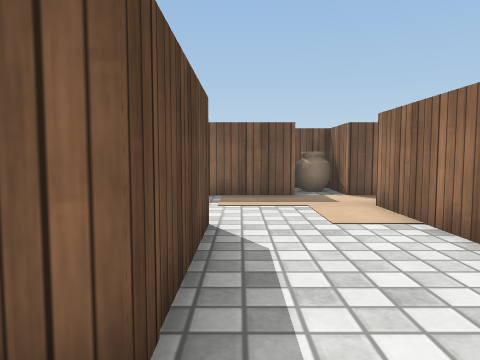
view 1 (above)

22 first-person views from a walk through a Unity game level. The camera is 0.55 m above the floor, tilts 4° down and sees 70° across. The floor is counted in squares, 0.5 m on a side. Each view is taken from the middle of a square. On the plan, view 1 faces up. The plan holds only what a view shows up to about 13 squares ahead; the rest is blank. The place goes on beyond the plan. Surface patterns are stand-ins for the level's own textures.

view 2
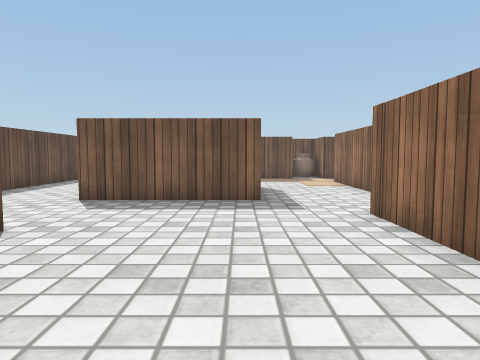

view 3
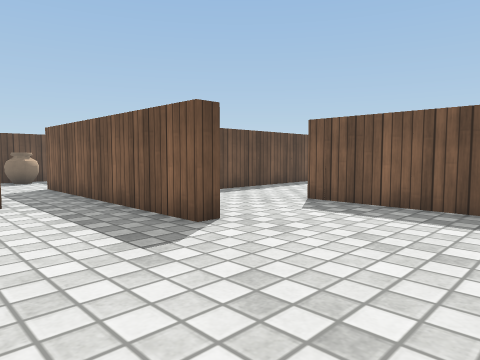

view 4
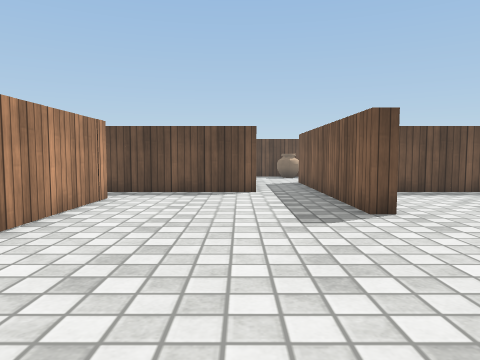

view 5
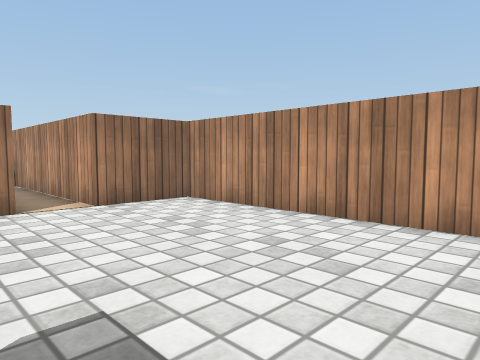

view 6
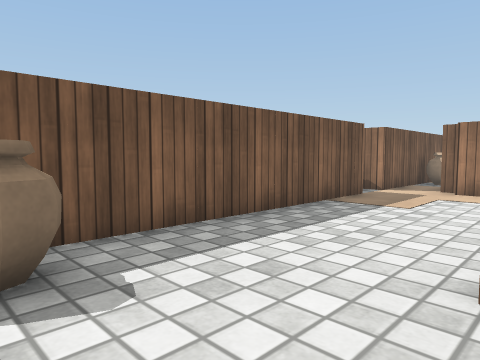

view 7
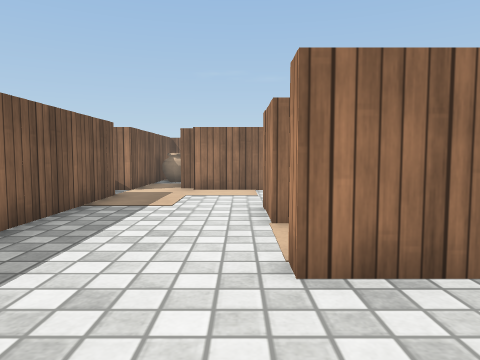

view 8
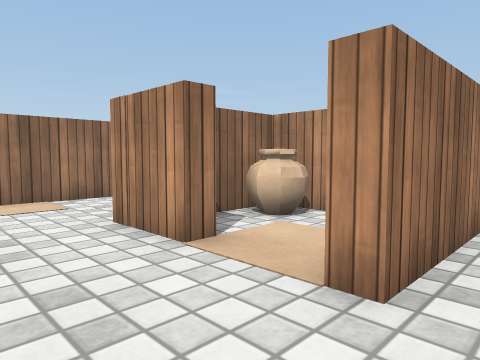

view 9
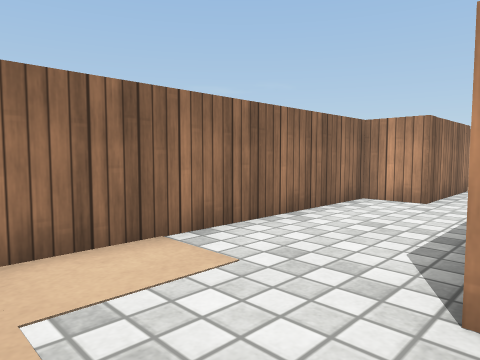

view 10
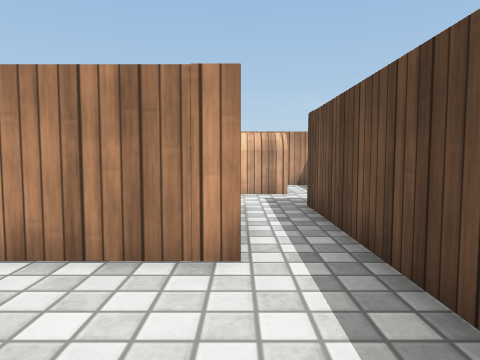

view 11
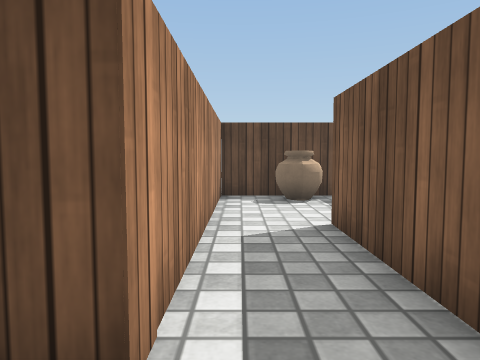

view 12
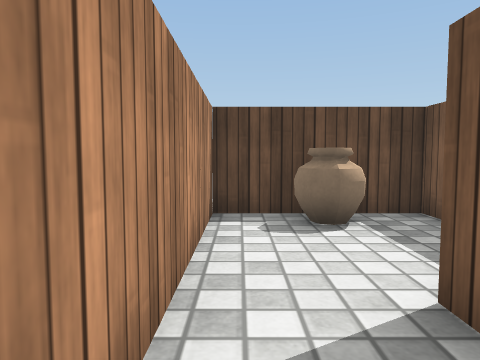

view 13
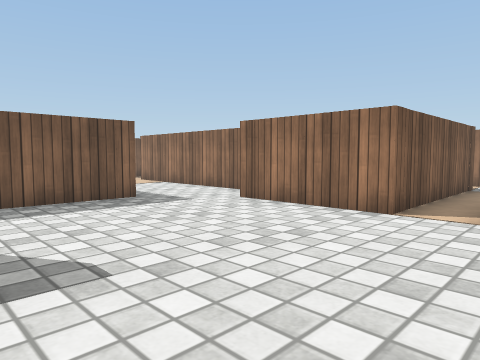

view 14
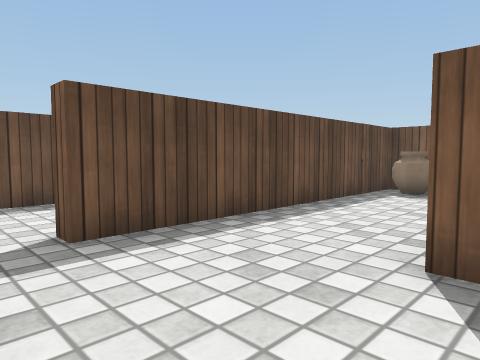

view 15
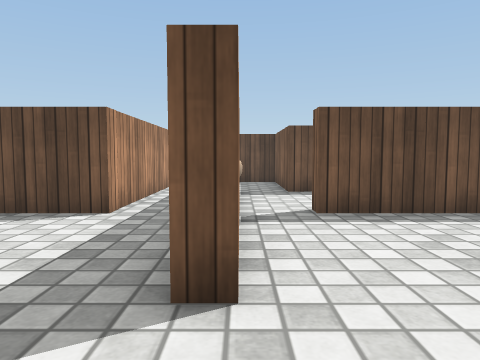

view 16
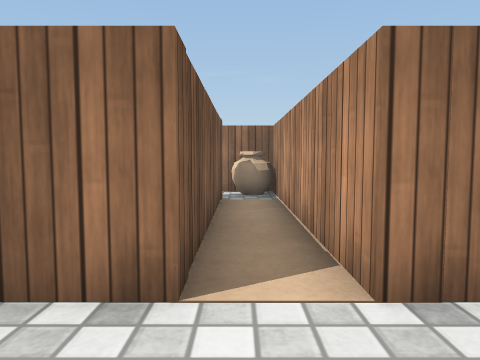

view 17
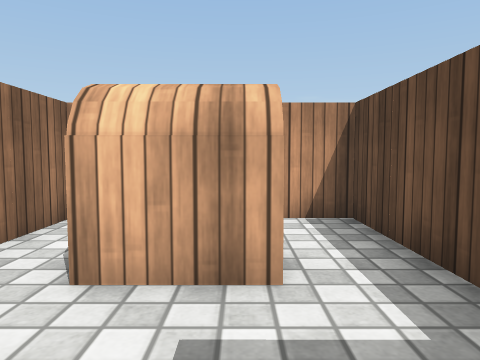

view 18
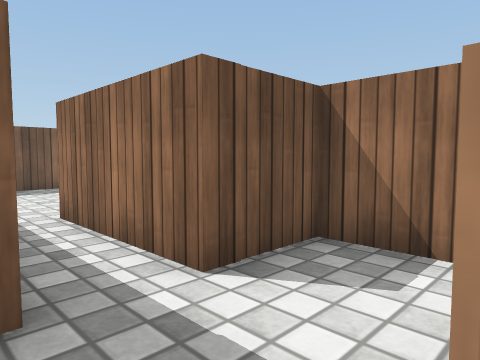

view 19
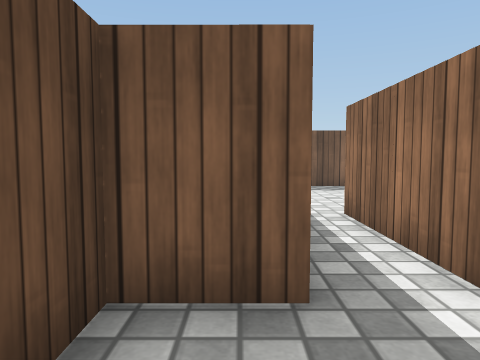

view 20
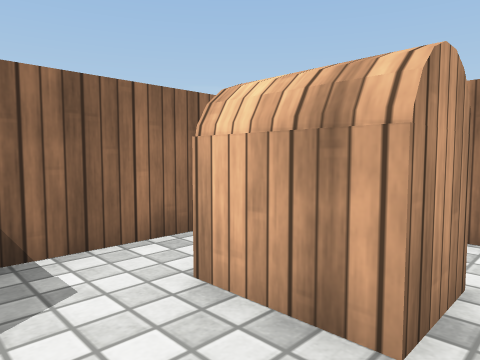

view 21
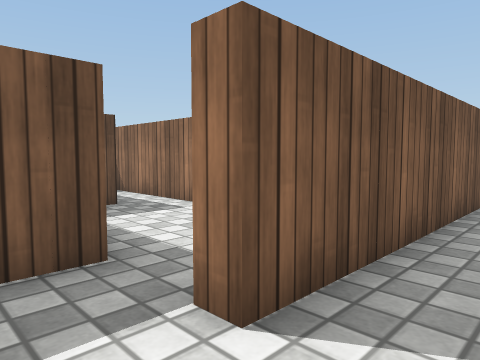

view 22
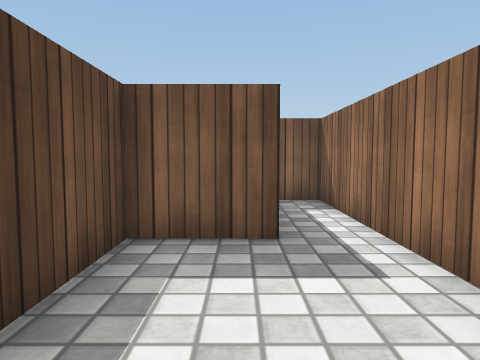

### Floor plan
Points are (right, up) in squares from view 1. A wall is a line through its corners. A room is listed if a view was taken in it or the views show most of it. See-through windows are left out.
Room 1 (views 1, 2, 3, 4, 5, 6, 7, 8, 9, 10, 11, 12, 13, 14, 15, 16, 21)
walls: (-4.5, -2) (-4.5, -2.5) (-12.5, -2.5) (-12.5, -2); (-1, 2) (-1, 3.8); (-2.4, 2.8) (-2.3, 3); (-5, 2.1) (-5, 5.5) (-4.5, 5.5); (-2.5, 3) (-1.6, 3.3); (-2.5, 4.9) (-2.5, 5.5) (-0.5, 5.5) (-0.5, 1.5) (-5.1, 1.5); (-7, 8.2) (-7.5, 8) (-7.9, 8.2); (-7, -8.5) (1.5, -8.5) (1.5, -6) (9.3, -6); (3.5, 7.5) (3.5, 8); (1.6, 9.5) (-8.5, 9.5) (-8.5, -0.5) (-9.1, -0.5); (2.8, 10.3) (2.2, 10.1); (8.1, -4.5) (1.5, -4.5) (1.5, -0.5) (3, -0.5) (3, 7.5); (-15, -2.2) (-15.3, -2.9); (6, 9.5) (3, 9.5); (-16.5, -2.5) (-16.5, -4.5) (-8.5, -4.5) (-8.5, -8.5)
low walls: (-2.2, 2.3) (-2.5, 3); (-2.2, 3.3) (-1.9, 3.4); (-6.9, 8.6) (-7, 8.2); (2.2, 10.1) (1.9, 10.3); (8.2, -5.4) (8.4, -4.9); (-15.3, -2.1) (-15.1, -2.4); (6, 8.7) (6.2, 9.1); (-15.3, -2.9) (-15.8, -3.1)
ways out: opening at (-8, -9) to room 2; opening at (-13.5, -2) to room 3; opening at (-9, -1) to room 3
objects: other object (-3, 5); other object (0, 9) to (1, 9); other object (3, -5); other object (3, 6); other object (3, 9); other object (4, -5) to (5, -5); other object (5, 9); other object (6, -5) to (7, -5)
Room 2 (views 17, 18, 19, 20)
walls: (-5, -18) (-5, -12.5) (-7, -12.5) (-7, -8.5); (-8.5, -8.5) (-8.5, -12.5) (-10, -12.5) (-10, -18) (-8, -18)
ways out: opening at (-8, -9) to room 1
objects: chest (-8, -16) to (-7, -15)
Room 3 (view 22)
walls: (-9, 1.8) (-9, 7.5) (-10.1, 7.5); (-10.4, 3.5) (-12.5, 3.5) (-12.5, -0.5) (-16.5, -0.5) (-16.5, -2.5)
low walls: (-15.8, -1.9) (-15.3, -2.1)
ways out: opening at (-13.5, -2) to room 1; opening at (-9, -1) to room 1

Positions as (right, up) in squares from view 1, and headings:
1: (0, 0), facing up
2: (-1, -7), facing up
3: (0, -6), facing up-left
4: (2, -5), facing left
5: (-6, -3), facing down-right
6: (-8, 5), facing up-right
7: (-8, 6), facing right
8: (-6, 8), facing down-right
9: (-1, 8), facing down-right
10: (-7, -5), facing down
11: (-7, -4), facing left
12: (-10, -4), facing left
13: (-5, -7), facing up-right
14: (-4, -2), facing up-left
15: (-2, -2), facing left
16: (-1, -5), facing right
17: (-8, -12), facing down
18: (-9, -15), facing up-right
19: (-9, -15), facing up
20: (-9, -13), facing down-right
21: (-14, -4), facing up-right
22: (-11, -1), facing up
